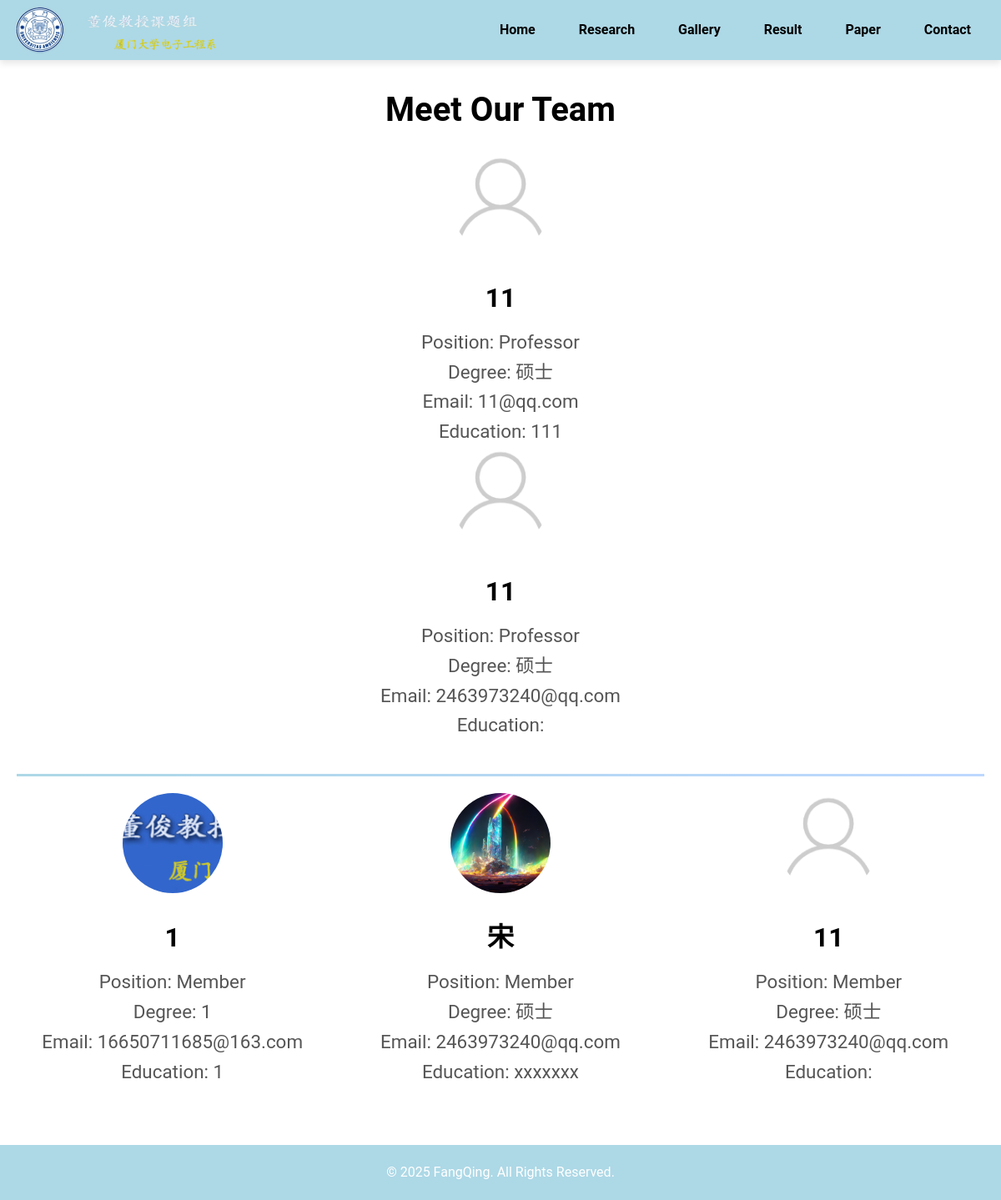
The page /members/ on the database its author committed.
### xmu/models.py (models this page shows, shortened)
class Member(models.Model):
    POSITION_CHOICES = [
        ('Professor', 'Professor'),
        ('Member', 'Member'),
    ]
    name = models.CharField(max_length=100)
    position = models.CharField(max_length=10, choices=POSITION_CHOICES, default='Member')  # 设置默认值为学生
    degree = models.CharField(max_length=100, blank=True, null=True)
    education = models.TextField(blank=True, null=True)
    email = models.EmailField(blank=True, null=True)
    avatar = models.ImageField(upload_to='avatars/', blank=True, null=True, default='avatar.jpg')
    weight = models.IntegerField(default=0)  # 新增字段，用于权重排序

### xmu/views.py (the view)
# urls.py: path('members/', views.members, name='members'),
def members(request):
    members = Member.objects.all().order_by('-position', '-weight')
    return render(request, 'members.html', {'members': members})

### xmu/templates/members.html (shortened to what this page needs)
<!DOCTYPE html>
<html lang="en">
<head>
    {% load static %}
    <link rel="stylesheet" href="{% static 'css/style.css' %}">
    <link rel="stylesheet" href="{% static 'css/members.css' %}">
    <link rel="stylesheet" href="{% static 'css/navigator.css' %}">
</head>
<body>
    <header>
    <div class="logo">
        <img src="{% static 'images/logo.png' %}" alt="Logo">
    </div>
    <nav>
        <ul>
    <li><a href="{% url 'login' %}#hero" data-target="hero" onclick="handleNavClick2(event, this)">Home</a></li>
    <li><a href="{% url 'login' %}#research_directions" data-target="research_directions" onclick="handleNavClick2(event, this)">Research</a></li>
    <li><a href="{% url 'login' %}#gallery" data-target="gallery" onclick="handleNavClick2(event, this)">Gallery</a></li>
    <li><a href="{% url 'login' %}#result" data-target="result" onclick="handleNavClick2(event, this)">Result</a></li>
    <li><a href="{% url 'login' %}#paper" data-target="paper" onclick="handleNavClick2(event, this)">Paper</a></li>
    <li><a href="{% url 'login' %}#contact" data-target="contact" onclick="handleNavClick2(event, this)">Contact</a></li>
</ul>
    </nav>
</header>
<section id="members">
    <h1>Meet Our Team</h1>
    <div class="mentor">
        {% for member in members %}
            {% if member.position == 'Professor' %}
                <div class="member">
                    <img src="{{ member.avatar.url }}" alt="{{ member.name }}">
                    <h2>{{ member.name }}</h2>
                    <p>Position: {{ member.position }}</p>
                    <p>Degree: {{ member.degree }}</p>
                    <p>Email: {{ member.email }}</p>
                    <p>Education: {{ member.education }}</p>
                </div>
            {% endif %}
        {% endfor %}
    </div>
    <div class="hr"></div>
    <div class="team">
        {% for member in members %}
            {% if member.position == 'Member' %}
                <div class="member">
                    <img src="{{ member.avatar.url }}" alt="{{ member.name }}">
                    <h2>{{ member.name }}</h2>
                    <p>Position: {{ member.position }}</p>
                    <p>Degree: {{ member.degree }}</p>
                    <p>Email: {{ member.email }}</p>
                    <p>Education: {{ member.education }}</p>
                </div>
            {% endif %}
        {% endfor %}
    </div>
</section>
    <footer>
        <p>&copy; 2025 FangQing. All Rights Reserved.</p>
    </footer>
</body>
</html>

### xmu/static/css/style.css (style rules this page uses)
* { margin: 0; padding: 0; box-sizing: border-box; font-family: Roboto, "Segoe UI", "PingFang SC", sans-serif; }
.hr { margin-top: 5px; }
footer { text-align: center; padding: 20px; background-color: #add8e6; color: white; }

### xmu/static/css/members.css (style rules this page uses)
* { margin: 0; padding: 0; box-sizing: border-box; font-family: Roboto, "Segoe UI", "PingFang SC", sans-serif; }
body { background-color: #f0f0f0; line-height: 1.6; text-align: center; }
.hr { margin-top: 20px; margin-bottom: 20px; height: 3px; background: linear-gradient(to right, #add8e6, #bdd8ff); border: none; }
footer { text-align: center; padding: 20px; background-color: #add8e6; color: white; }
#members { padding: 100px 20px 30px 20px; text-align: center; background-color: white; }
#members h1 { font-size: 2.5rem; margin-bottom: 20px; }
.mentor { width: 100%; display: flex; flex-direction: column; justify-content: center; align-items: center; margin-bottom: 40px; }
.mentor .member { width: 60%; }
.mentor img { width: 180px; height: 180px; border-radius: 50%; object-fit: cover; margin-bottom: 20px; }
.mentor h2 { font-size: 2.5rem; font-weight: bold; margin: 10px 0; }
.mentor p { font-size: 1.4rem; color: #555; }
.team { display: flex; flex-wrap: wrap; justify-content: center; gap: 20px; margin-bottom: 40px; }
.member { flex: 0 1 calc(33.333% - 20px); max-width: 400px; text-align: center; margin: 0 auto; }
.member img { width: 120px; height: 120px; border-radius: 50%; object-fit: cover; margin-bottom: 10px; }
.member h2 { font-size: 2rem; font-weight: bold; margin: 10px 0; }
.member p { font-size: 1.4rem; color: #555; }

### xmu/static/css/navigator.css (style rules this page uses)
header { display: flex; justify-content: space-between; align-items: center; padding: 5px 10px; background-color: #add8e6; position: fixed; top: 0; left: 0; right: 0; z-index: 10; width: 100%; box-shadow: 0 4px 8px rgba(0, 0, 0, 0.1); transition: top 0.3s; }
header .logo img { width: 50%; display: block; margin-left: 0; }
nav ul { list-style: none; display: flex; align-items: center; }
nav ul li { margin: 0px 20px; position: relative; }
nav ul li a { text-decoration: none; padding: 12px 6px; color: black; font-size: 16px; font-weight: bold; border-radius: 10px; border: none; transition: background-color 0.3s ease, color 0.3s ease; }

### rows shown on the page
Member: avatar (placeholder picture), name "11", position "Professor", degree "硕士", email "11@qq.com", education "111"
Member: avatar (placeholder picture), name "11", position "Professor", degree "硕士", email "2463973240@qq.com"
Member: avatar (picture), name "1", position "Member", degree "1", email "16650711685@163.com", education "1"
Member: avatar (picture), name "宋", position "Member", degree "硕士", email "2463973240@qq.com", education "xxxxxxx"
Member: avatar (placeholder picture), name "11", position "Member", degree "硕士", email "2463973240@qq.com"
